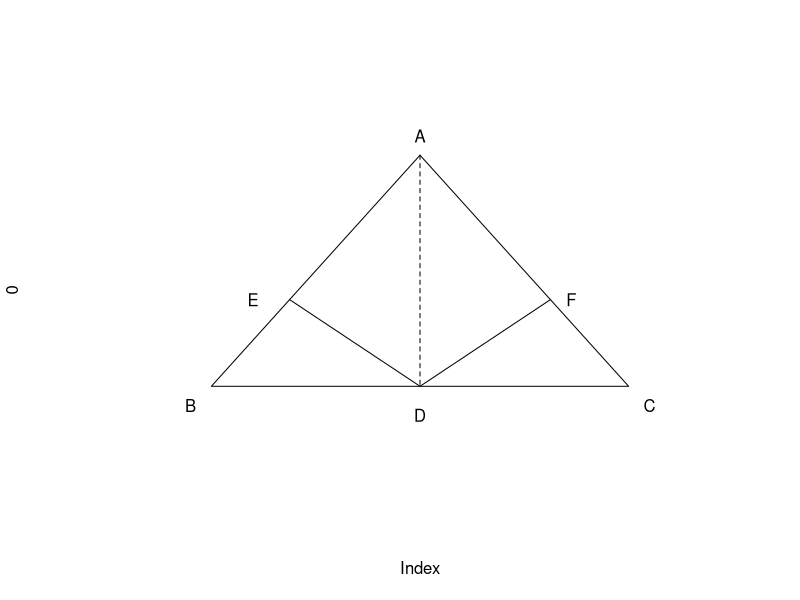

Recreate this plot in R. (Note: this script raises an error after producing the figure.)
setwd("C:/Users/18904/Github/junior-mathematics/codes")
plot1=function(){
  plot(0,type="n",xlim=c(0,6),ylim=c(0,4),axes=FALSE)
  Ax=3;Ay=3.4; Bx=1;By=1; Cx=5;Cy=1; Dx=3;Dy=1
  polygon(c(Ax,Bx,Cx),c(Ay,By,Cy),lty=1)
  text(Ax,Ay+0.2,"A"); text(Bx-0.2,By-0.2,"B"); text(Cx+0.2,Cy-0.2,"C"); text(Dx,Dy-0.3,"D")
  segments(Ax,Ay,Dx,Dy,lty=2)
  Ex=1.75;Ey=1.9; Fx=4.25;Fy=1.9
  segments(Dx,Dy,Ex,Ey,lty=1); segments(Dx,Dy,Fx,Fy,lty=1)
  text(Ex-0.35,Ey,"E"); text(Fx+0.2,Fy,"F")
}
cairo_pdf("../figures/week75-1.pdf",width=4,height=4,family="sans"); plot1(); dev.off()
svglite::svglite("../figures/week75-1.svg",width=4,height=4); plot1(); dev.off()
